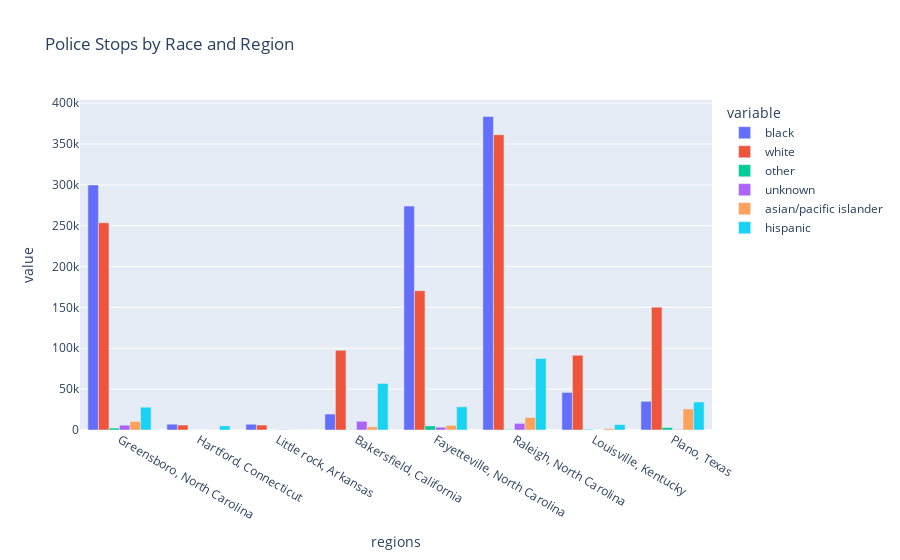

This figure's notebook cell:
### Code cell
import pandas as pd
import numpy as np
from scipy.stats import chi2_contingency
import plotly.express as px

chi2_stat, p_val, _, _ = chi2_contingency(results_df)

# Print test results
print("Chi-square statistic:", chi2_stat)
print("P-value:", p_val)

# Determine if the result is statistically significant (e.g., using a significance level of 0.05)
alpha = 0.05
if p_val < alpha:
    print("There is evidence of racial disparity in police stops.")
else:
    print("There is no evidence of racial disparity in police stops.")

# Plot bar graphs using Plotly
fig = px.bar(results_df, x=results_df.index, y=results_df.columns, barmode='group', title='Police Stops by Race and Region')
fig.show()

### Figure 1 — Plotly figure (JSON) as saved in the notebook; plotly's stock layout.template omitted (floating-point values rounded to 4 significant figures)
{"data": [{"alignmentgroup": "True", "hovertemplate": "variable=black<br>regions=%{x}<br>value=%{y}<extra></extra>", "legendgroup": "black", "marker": {"color": "#636efa", "pattern": {"shape": ""}}, "name": "black", "offsetgroup": "black", "orientation": "v", "showlegend": true, "textposition": "auto", "type": "bar", "x": ["Greensboro, North Carolina", "Hartford, Connecticut", "Little rock, Arkansas", "Bakersfield, California", "Fayetteville, North Carolina", "Raleigh, North Carolina", "Louisville, Kentucky", "Plano, Texas"], "xaxis": "x", "y": [299893, 7104, 7044, 19534, 274013, 383628, 45947, 35078], "yaxis": "y"}, {"alignmentgroup": "True", "hovertemplate": "variable=white<br>regions=%{x}<br>value=%{y}<extra></extra>", "legendgroup": "white", "marker": {"color": "#EF553B", "pattern": {"shape": ""}}, "name": "white", "offsetgroup": "white", "orientation": "v", "showlegend": true, "textposition": "auto", "type": "bar", "x": ["Greensboro, North Carolina", "Hartford, Connecticut", "Little rock, Arkansas", "Bakersfield, California", "Fayetteville, North Carolina", "Raleigh, North Carolina", "Louisville, Kentucky", "Plano, Texas"], "xaxis": "x", "y": [253574, 6057, 6028, 97505, 170523, 361319, 91470, 150321], "yaxis": "y"}, {"alignmentgroup": "True", "hovertemplate": "variable=other<br>regions=%{x}<br>value=%{y}<extra></extra>", "legendgroup": "other", "marker": {"color": "#00cc96", "pattern": {"shape": ""}}, "name": "other", "offsetgroup": "other", "orientation": "v", "showlegend": true, "textposition": "auto", "type": "bar", "x": ["Greensboro, North Carolina", "Hartford, Connecticut", "Little rock, Arkansas", "Bakersfield, California", "Fayetteville, North Carolina", "Raleigh, North Carolina", "Louisville, Kentucky", "Plano, Texas"], "xaxis": "x", "y": [2344, 29, 9, 291, 5000, 555, 781, 2964], "yaxis": "y"}, {"alignmentgroup": "True", "hovertemplate": "variable=unknown<br>regions=%{x}<br>value=%{y}<extra></extra>", "legendgroup": "unknown", "marker": {"color": "#ab63fa", "pattern": {"shape": ""}}, "name": "unknown", "offsetgroup": "unknown", "orientation": "v", "showlegend": true, "textposition": "auto", "type": "bar", "x": ["Greensboro, North Carolina", "Hartford, Connecticut", "Little rock, Arkansas", "Bakersfield, California", "Fayetteville, North Carolina", "Raleigh, North Carolina", "Louisville, Kentucky", "Plano, Texas"], "xaxis": "x", "y": [5886, 0, 376, 10666, 3448, 8089, 2, 646], "yaxis": "y"}, {"alignmentgroup": "True", "hovertemplate": "variable=asian/pacific islander<br>regions=%{x}<br>value=%{y}<extra></extra>", "legendgroup": "asian/pacific islander", "marker": {"color": "#FFA15A", "pattern": {"shape": ""}}, "name": "asian/pacific islander", "offsetgroup": "asian/pacific islander", "orientation": "v", "showlegend": true, "textposition": "auto", "type": "bar", "x": ["Greensboro, North Carolina", "Hartford, Connecticut", "Little rock, Arkansas", "Bakersfield, California", "Fayetteville, North Carolina", "Raleigh, North Carolina", "Louisville, Kentucky", "Plano, Texas"], "xaxis": "x", "y": [10401, 176, 177, 3931, 5711, 15349, 1621, 25743], "yaxis": "y"}, {"alignmentgroup": "True", "hovertemplate": "variable=hispanic<br>regions=%{x}<br>value=%{y}<extra></extra>", "legendgroup": "hispanic", "marker": {"color": "#19d3f3", "pattern": {"shape": ""}}, "name": "hispanic", "offsetgroup": "hispanic", "orientation": "v", "showlegend": true, "textposition": "auto", "type": "bar", "x": ["Greensboro, North Carolina", "Hartford, Connecticut", "Little rock, Arkansas", "Bakersfield, California", "Fayetteville, North Carolina", "Raleigh, North Carolina", "Louisville, Kentucky", "Plano, Texas"], "xaxis": "x", "y": [27929, 5073, 0, 56921, 28303, 87460, 6656, 34291], "yaxis": "y"}], "layout": {"barmode": "group", "legend": {"title": {"text": "variable"}, "tracegroupgap": 0}, "title": {"text": "Police Stops by Race and Region"}, "xaxis": {"anchor": "y", "domain": [0, 1], "title": {"text": "regions"}}, "yaxis": {"anchor": "x", "domain": [0, 1], "title": {"text": "value"}}}}
